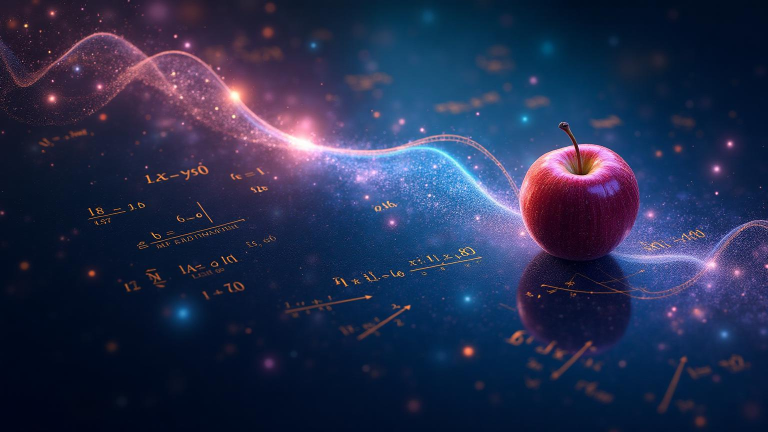
#> input picture 28_ComputerVision_OpenCV/data-calculus-hero.jpg, 1536 x 864 px (shown at 1/2 size)
$ python images_are_just_numpy_in_disguise_improved.py
#> lines starting #> are read from the running program, lines starting #| are printed output that depends on the picture
# Instead of counting every slight pixel variation, we cluster similar colors to find the dominant colors that actually matter:
# Distribution Evenness (Entropy)
# Uses information theory to measure how evenly distributed colors are:

# All colors equal proportion → High score ✅
# One dominant color → Low score ❌

# Artifact: https://claude.ai/public/artifacts/b4221d87-a840-4af3-856c-9a45bf859794
import cv2
import numpy as np
import matplotlib.pyplot as plt
from sklearn.cluster import KMeans

def analyze_meal_variety_smart(image_rgb, debug=False):
    """
    Intelligent meal variety analysis using:
    1. K-means clustering to find DOMINANT colors (not just unique values)
    2. Color distribution analysis (how much of each color?)
    3. Spatial analysis (are colors spread out or clustered?)
    4. Nutritional color mapping (green veggies, orange/red fruits, etc.)
    """

    # Step 1: Resize for faster processing (optional but smart)
    h, w = image_rgb.shape[:2]
    scale = 400 / max(h, w)
    resized = cv2.resize(image_rgb, (int(w*scale), int(h*scale)))

    # Step 2: Convert to HSV for better color analysis
    hsv = cv2.cvtColor(resized, cv2.COLOR_RGB2HSV)

    # Step 3: K-means clustering to find DOMINANT colors
    pixels = resized.reshape(-1, 3)
    n_colors = 8  # Find top 8 dominant colors

    kmeans = KMeans(n_clusters=n_colors, random_state=42, n_init=10)
    kmeans.fit(pixels)

    # Get color proportions
    labels = kmeans.labels_
    counts = np.bincount(labels)
    percentages = counts / counts.sum() * 100

    # Step 4: Filter out dominant colors (must be >5% of image to count)
    significant_threshold = 5.0
    significant_colors = percentages > significant_threshold
    n_significant = significant_colors.sum()

    # Step 5: Analyze color diversity in HSV space
    dominant_colors_hsv = []
    for center in kmeans.cluster_centers_[significant_colors]:
        hsv_center = cv2.cvtColor(
            np.uint8([[center]]),
            cv2.COLOR_RGB2HSV
        )[0, 0]
        dominant_colors_hsv.append(hsv_center)

    # Step 6: Map to nutritional categories
    nutrition_categories = {
        'Greens': 0,      # Hue 40-80 (vegetables)
        'Reds/Oranges': 0, # Hue 0-20, 160-180 (fruits, proteins)
        'Yellows': 0,     # Hue 20-40 (grains, some fruits)
        'Browns': 0,      # Low saturation (whole grains, proteins)
        'Whites': 0       # High value, low saturation (dairy, grains)
    }

    for hsv_color, pct in zip(dominant_colors_hsv, percentages[significant_colors]):
        h, s, v = hsv_color

        if s < 30 and v > 200:  # White/light colors
            nutrition_categories['Whites'] += pct
        elif s < 50 and v < 120:  # Brown colors
            nutrition_categories['Browns'] += pct
        elif 40 <= h <= 80:  # Greens
            nutrition_categories['Greens'] += pct
        elif h <= 20 or h >= 160:  # Reds/Oranges
            nutrition_categories['Reds/Oranges'] += pct
        elif 20 < h < 40:  # Yellows
            nutrition_categories['Yellows'] += pct

    # Step 7: Calculate variety score using multiple factors
    # Factor 1: Number of significant colors (0-40 points)
    color_count_score = min(40, n_significant * 10)

    # Factor 2: Distribution evenness (0-30 points)
    # Use entropy - more even = better
    sig_pcts = percentages[significant_colors] / 100
    entropy = -np.sum(sig_pcts * np.log2(sig_pcts + 1e-10))
    max_entropy = np.log2(n_significant) if n_significant > 1 else 1
    evenness_score = (entropy / max_entropy) * 30 if max_entropy > 0 else 0

    # Factor 3: Nutritional category coverage (0-30 points)
    categories_present = sum(1 for v in nutrition_categories.values() if v > 3)
    category_score = min(30, categories_present * 10)

    variety_score = color_count_score + evenness_score + category_score

    # Generate insights
    insights = []
    if nutrition_categories['Greens'] < 10:
        insights.append("🥬 Add more green vegetables")
    if nutrition_categories['Reds/Oranges'] < 10:
        insights.append("🍅 Add colorful fruits or proteins")
    if n_significant < 3:
        insights.append("🌈 Meal is too monotone - diversify!")
    if nutrition_categories['Browns'] > 50:
        insights.append("⚠️ Too much brown - add fresh colors")
    if not insights:
        insights.append("✅ Excellent color variety!")

    results = {
        'variety_score': variety_score,
        'significant_colors': int(n_significant),
        'nutrition_breakdown': {k: f"{v:.1f}%" for k, v in nutrition_categories.items() if v > 2},
        'insights': insights,
        'color_distribution': percentages[significant_colors].tolist()
    }

    if debug:
        # Visualize dominant colors
        fig, axes = plt.subplots(1, 2, figsize=(12, 4))
        axes[0].imshow(resized)
        axes[0].set_title("Original Image")
        axes[0].axis('off')

        # Show color palette
        palette = kmeans.cluster_centers_[significant_colors].astype(int)
        color_bar = np.zeros((100, 500, 3), dtype=np.uint8)
        x_start = 0
        for i, (color, pct) in enumerate(zip(palette, percentages[significant_colors])):
            x_end = x_start + int(500 * pct / 100)
            color_bar[:, x_start:x_end] = color
            x_start = x_end

        axes[1].imshow(color_bar)
        axes[1].set_title(f"Dominant Colors (Score: {variety_score:.1f}/100)")
        axes[1].axis('off')
        plt.tight_layout()
        plt.show()

    return results


# Example usage
if __name__ == "__main__":
    # Test with your images
    img1 = cv2.cvtColor(cv2.imread('data-calculus-hero.jpg'), cv2.COLOR_BGR2RGB)
    img2 = cv2.cvtColor(cv2.imread('dubai-chocolate.jpg'), cv2.COLOR_BGR2RGB)
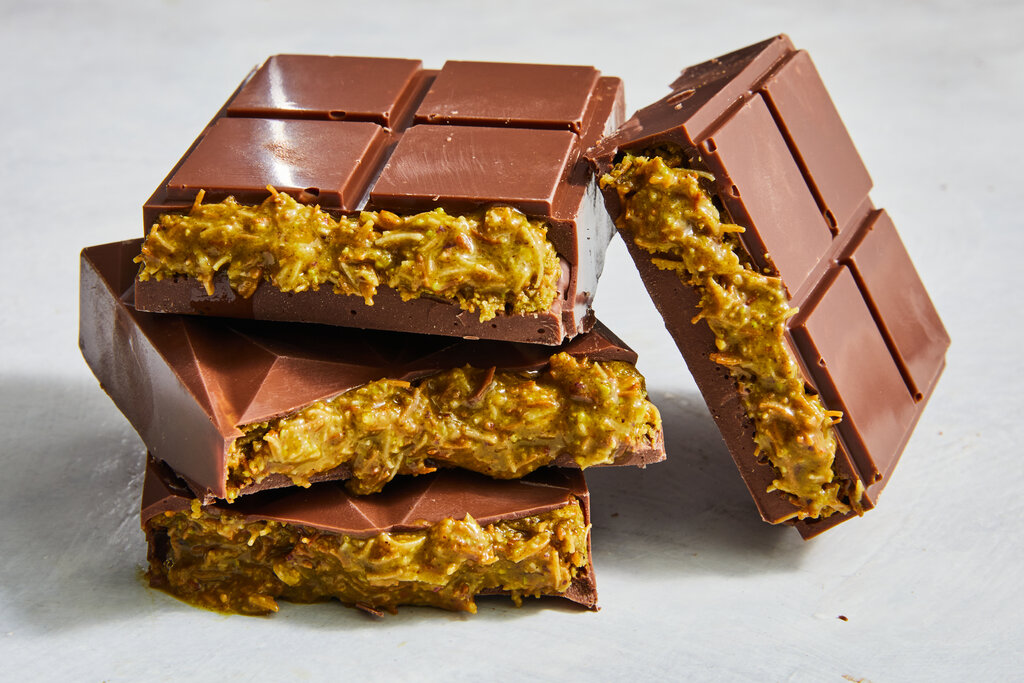
#> input picture 28_ComputerVision_OpenCV/dubai-chocolate.jpg, 1024 x 683 px

    print("=" * 60)
    print("IMAGE 1 ANALYSIS:")
    print("=" * 60)
    result1 = analyze_meal_variety_smart(img1, debug=True)
#> in analyze_meal_variety_smart, `resized = cv2.resize(image_rgb, (int(w*scale), int(h*scale)))`:
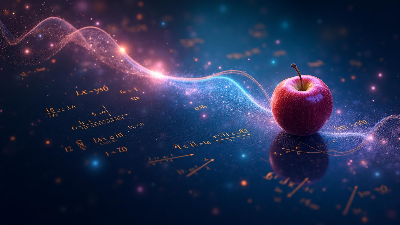
#> resized: shape (225, 400, 3); mean R, G, B 37.2, 45.8, 78.6
#> in analyze_meal_variety_smart, `hsv = cv2.cvtColor(resized, cv2.COLOR_RGB2HSV)`: hsv: shape (225, 400, 3); mean H, S, V 117, 183.1, 81.8
#> in analyze_meal_variety_smart, `plt.show()`:
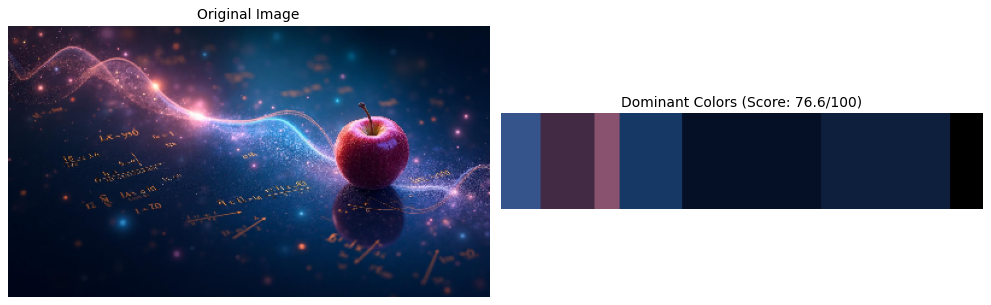
#> figure drawn by matplotlib, 2 panels
#> result1 = 5 items
    print(f"\n🎯 Variety Score: {result1['variety_score']:.1f}/100")
#| 🎯 Variety Score: 76.6/100
    print(f"🎨 Significant Colors: {result1['significant_colors']}")
#| 🎨 Significant Colors: 6
    print(f"📊 Nutrition Breakdown: {result1['nutrition_breakdown']}")
#| 📊 Nutrition Breakdown: {'Reds/Oranges': '5.3%'}
    print(f"💡 Insights:")
    for insight in result1['insights']:
        print(f"   {insight}")
#> this loop made 2 passes
#> insight on passes 1 to 2: '🥬 Add more green vegetables', '🍅 Add colorful fruits or proteins'
#|    🥬 Add more green vegetables
#|    🍅 Add colorful fruits or proteins

    print("\n" + "=" * 60)
    print("IMAGE 2 ANALYSIS:")
    print("=" * 60)
    result2 = analyze_meal_variety_smart(img2, debug=True)
#> call 2 of analyze_meal_variety_smart, with debug = True
#> in analyze_meal_variety_smart (call 2), `resized = cv2.resize(image_rgb, (int(w*scale), int(h*scale)))`:
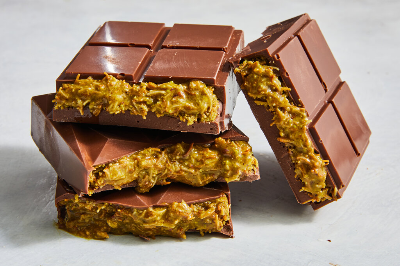
#> resized: shape (266, 400, 3); mean R, G, B 165.7, 141.4, 119.6
#> in analyze_meal_variety_smart (call 2), `hsv = cv2.cvtColor(resized, cv2.COLOR_RGB2HSV)`: hsv: shape (266, 400, 3); mean H, S, V 45.2, 94.6, 167.1
#> in analyze_meal_variety_smart (call 2), `plt.show()`:
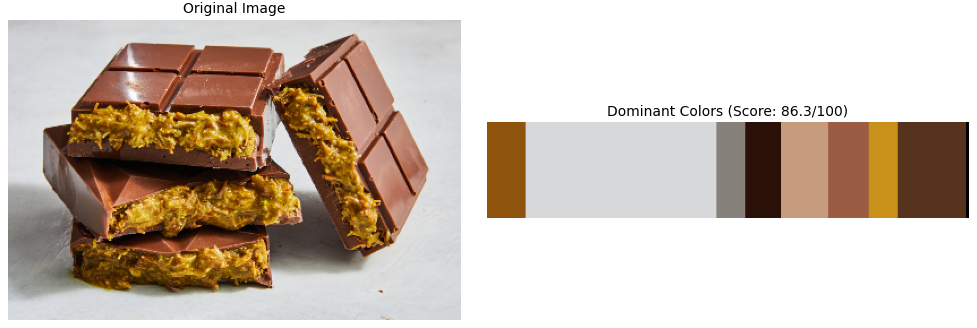
#> figure drawn by matplotlib, 2 panels
#> result2 = 5 items
    print(f"\n🎯 Variety Score: {result2['variety_score']:.1f}/100")
#| 🎯 Variety Score: 86.3/100
    print(f"🎨 Significant Colors: {result2['significant_colors']}")
#| 🎨 Significant Colors: 8
    print(f"📊 Nutrition Breakdown: {result2['nutrition_breakdown']}")
#| 📊 Nutrition Breakdown: {'Reds/Oranges': '60.3%', 'Whites': '39.7%'}
    print(f"💡 Insights:")
    for insight in result2['insights']:
        print(f"   {insight}")
#> this loop made 1 pass
#|    🥬 Add more green vegetables
